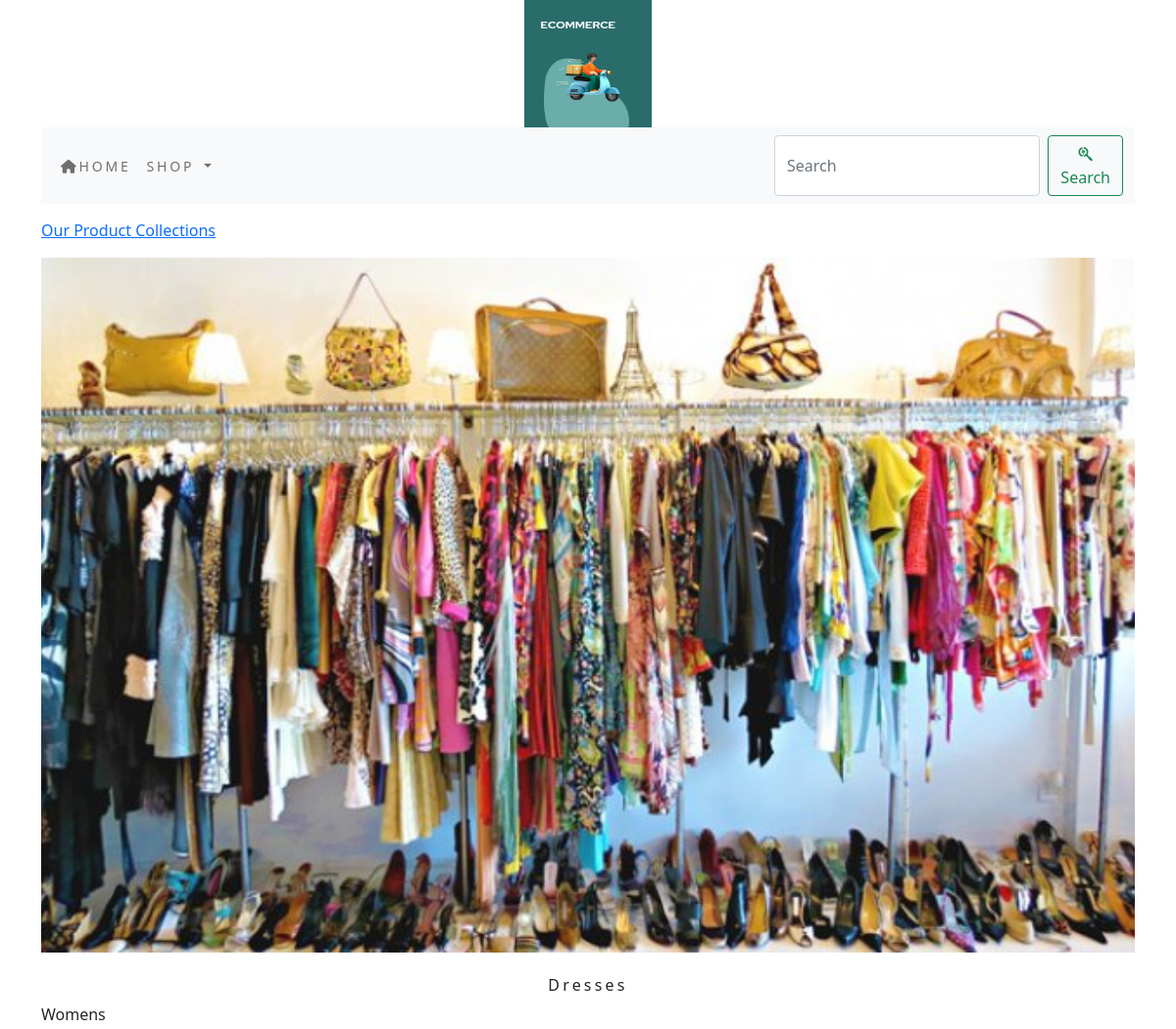
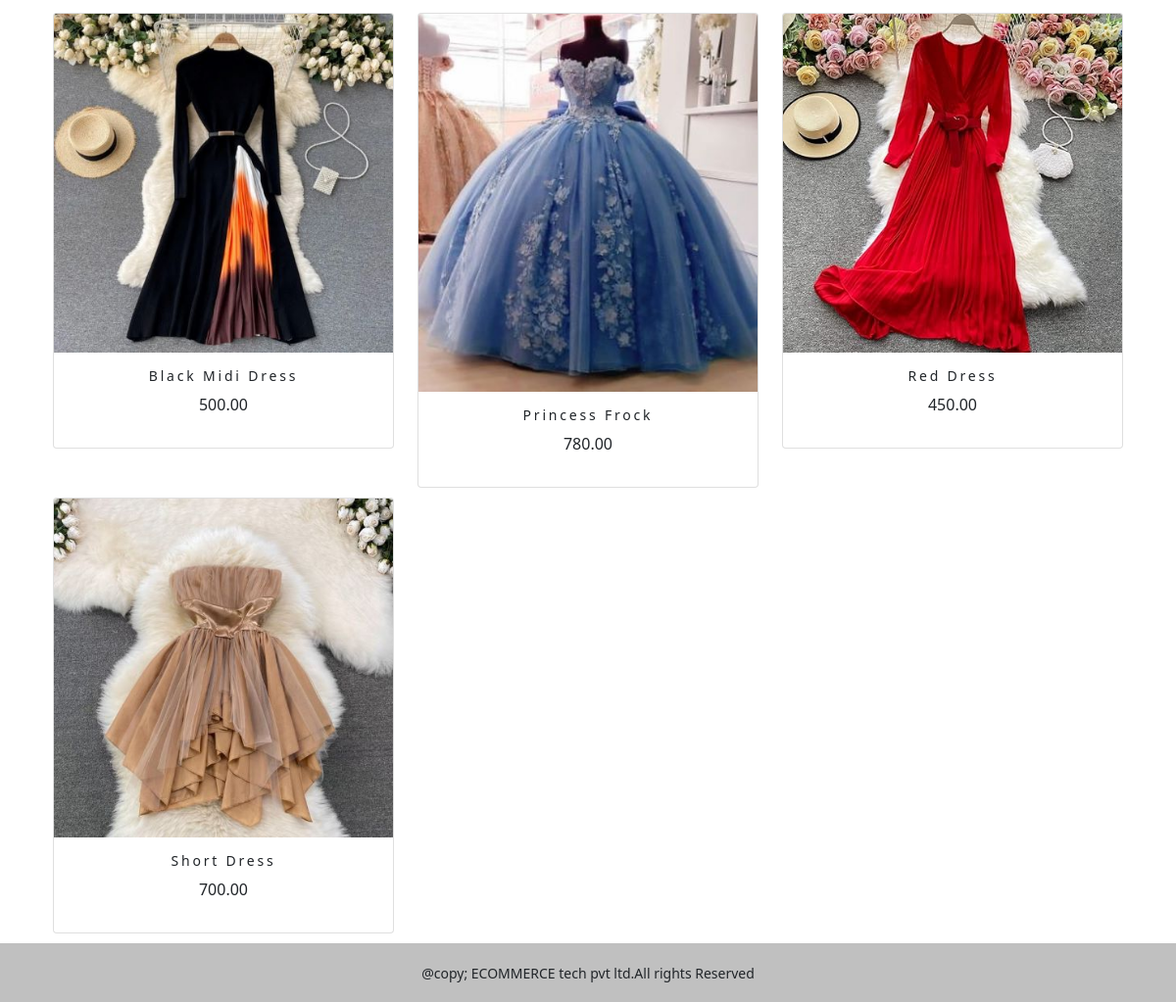
The app's page /shop/dresses/ with its own data (2 pictures, top to bottom).
### shop/models.py (models this page shows, shortened)
class Category(models.Model):
    name=models.CharField(max_length=250,unique=True)
    slug=models.SlugField(max_length=250,unique=True)
    description=models.TextField(blank=True)
    image=models.ImageField(upload_to='category',blank=True)
    class Meta:
        ordering=('name',)
        verbose_name='category'
        verbose_name_plural='categories'
    def get_url(self):
        return reverse('shop:products_by_category',args=[self.slug])

class Product(models.Model):
    name = models.CharField(max_length=250, unique=True)
    slug = models.SlugField(max_length=250, unique=True)
    description = models.TextField(blank=True)
    price=models.DecimalField(max_digits=10,decimal_places=2)
    category=models.ForeignKey(Category,on_delete=models.CASCADE)
    image=models.ImageField(upload_to='product',blank=True)
    stock=models.IntegerField()
    available=models.BooleanField(default=True)
    created=models.DateTimeField(auto_now_add=True)
    updated=models.DateTimeField(auto_now=True)
    def get_url(self):
        return reverse('shop:prodCatdetail',args=[self.category.slug,self.slug])
    class Meta:
        ordering = ('name',)
        verbose_name = 'product'
        verbose_name_plural = 'products'

### shop/views.py (the view)
# urls.py: path('',views.allProdCat,name='allProdCat'),
def allProdCat(request,c_slug=None):
    c_page = None
    products_list = None
    if c_slug != None:
        c_page=get_object_or_404(Category,slug=c_slug)
        products_list=Product.objects.all().filter(category=c_page,available=True)
    else:
        products_list = Product.objects.all().filter(available=True)
    paginator = Paginator(products_list,6)
    try:
            page=int(request.GET.get('page','1'))
    except:
            page = 1
    try:
        products=paginator.page(page)
    except(EmptyPage, InvalidPage):
            products = paginator.page(paginator.num_pages)
    return render(request, 'category.html', {'category': c_page, 'products': products})

### cart/context_processors.py (called while the page is built)
def counter(request):
    item_count=0
    if 'admin' in request.path:
        return {}
    else:
        try:
            cart=Cart.objects.filter(cart_id=_cart_id(request))
            cart_items=CartItem.objects.all().filter(cart=cart[:1])
            for cart_item in cart_items:
                item_count += cart_item.quantity
        except Cart.DoesNotExist:
            item_count = 0
    return dict(item_count=item_count)

### cart/views.py (called while the page is built)
def _cart_id(request):
    cart=request.session.session_key
    if not cart:
        cart=request.session.create()
    return cart

### shop/context_processors.py (called while the page is built)
def menu_links(request):
    links=Category.objects.all()
    return dict(links=links)

### templates/category.html (shortened to what this page needs)
{% extends 'base.html' %}
{% load static %}
{% block content %}
{% if category %}
   <div>
       <div class="row my_row_class">
           <div class="mx_row">
           <p><a href="{% url 'shop:allProdCat' %}">Our Product Collections</a></p>
       </div>
           </div>
   </div>
   {% endif %}
<div class="mx_auto">
    {% if category %}
       <img class="my_image" src="{{category.image.url}}" alt="{{category.name}}">
</div>
  <br>
<div>
       <h1 class="text-center my_title">{{category.name}}</h1>
       <p class="text-justify">{{category.description}}</p>
</div>
   {% endif %}
<div class="container">
    <div class="row mx_auto">
        {% for product in products.object_list %}
        <div class="my_bottom_margin col-9 col-sm-12 col-md-4 col-lg-4">
            <div class="card text-center" style="min-width:18rem;">
                <a href="{{product.get_url}}"><img class="card-img-top my_image" src="{{product.image.url}}" alt="{{product.name}}"  width="200px;"></a>
            <div class="card-body">
                <h4>{{product.name}}</h4>
                <p>{{product.price}}</p>
            </div>
            </div>
        </div>
        {% endfor %}
    </div>
</div>
{% endblock %}

### static/css/custom.css (style rules this page uses)
body { font-family: 'Roboto', sans-serif; }
.my_row_class { padding-top:15px; }
.my_image { width:100%; height:auto; }
.my_title { font-size:16px; text_transform:uppercase; letter-spacing:.2em; }
.my_bottom_margin { margin-bottom:10px; }
.card-body h4 { font-size:14px; text_transform:uppercase; letter-spacing:.2em; }

### records on screen
Category: image (picture), name "Dresses", description "Womens"
Product: image (picture), name "Black Midi Dress", price "500.00"
Product: image (picture), name "Princess Frock", price "780.00"
Product: image (picture), name "Red Dress", price "450.00"
Product: image (picture), name "Short Dress", price "700.00"
